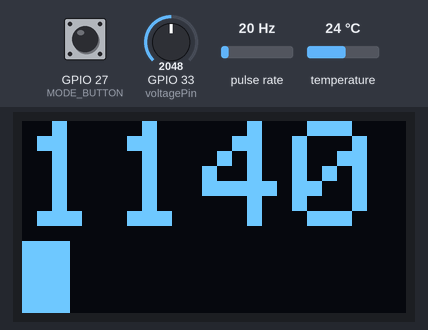
Bench run of a sketch on a simulated ESP32. Parts: 128×64 one-colour display. Wiring (inferred from the names in the program): pulse sensor: data GPIO 23. The inputs (shaded band) are chosen by the test bench; at power-on: pulse rate 20 Hz, GPIO 27 (MODE_BUTTON) HIGH, GPIO 33 (voltagePin) = 2048, temperature 24 °C. EEPROM starts erased; what the sketch prints to the serial monitor is not drawn.

Above: at 1.3 s.
1.4 s: pulse rate (sensor on GPIO 23) set to 4 Hz
At 3.2 s:
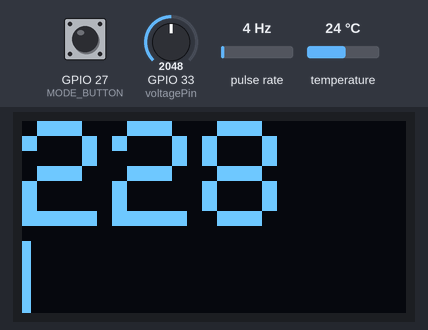
4.3 s: pulse rate (sensor on GPIO 23) set to 50 Hz
At 5.8 s:
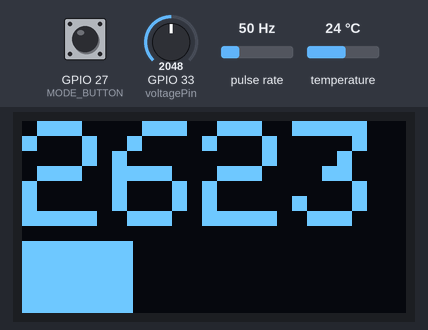
6.9 s: GPIO 27 (MODE_BUTTON) pulled LOW for 0.15 s
At 7.7 s:
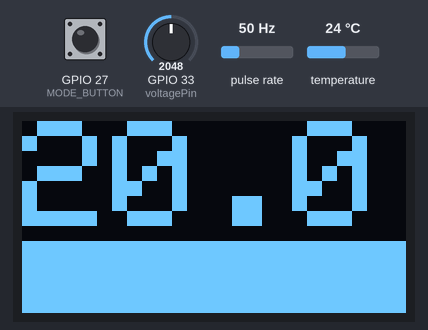
8.7 s: GPIO 33 (voltagePin) set to 559
At 9.37 s:
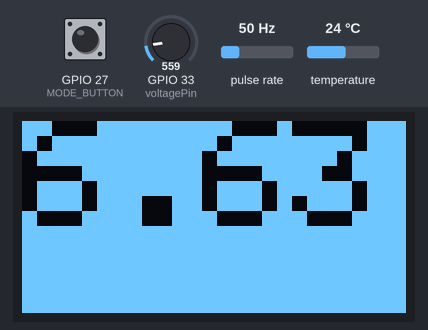
11.8 s: GPIO 27 (MODE_BUTTON) pulled LOW for 1 s
At 13.4 s:
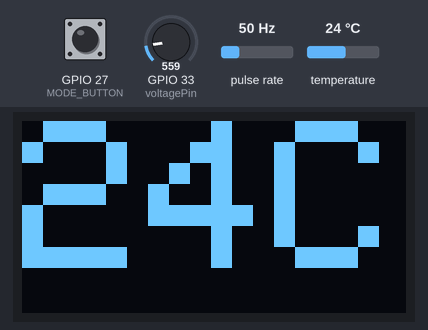
Timing chart, 0 to 14.9 s (numbered marks = the images above; inputs shaded):
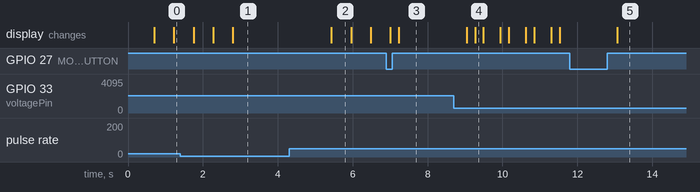

Measured:
- after the input at 4.3 s, the display: changes after 1.1 s (image 2)
- after the input at 8.7 s, the display: first changes after 0.34 s (image 4 shows a later state)
- after the input at 11.8 s, the display: changes after 1.3 s (image 5)
- what the display in image 2 shows lasts 0.6 s, from 5.4 s to 6.0 s

The sketch:

main.ino
```cpp
#include <EEPROM.h>
#include "main.h"

// #include "soc/soc.h"
// #include "soc/rtc_cntl_reg.h"

// static DashClock* dashclock;
static Screen* screen;
static Temp* temp;
static Volts* volts;
static Tach* tach;

// bool incrementMinute = false;
// bool incrementHour = false;

void setMode() {
  mode++;
}

// void incrementMinutes() {
//   dashclock->incrementMinutes();
//   incrementMinute = false;
// }

// void incrementHours() {
//   dashclock->incrementHours();
//   incrementHour = false;
// }

void IRAM_ATTR handleMode() {
  unsigned long debounceLockOut = 200;//set lock out time
  static unsigned long last_interrupt_time = 0;
  unsigned long interrupt_time = millis();
  if (interrupt_time - last_interrupt_time > debounceLockOut)
  {
    setMode();
  }
  last_interrupt_time = interrupt_time;
}

// void IRAM_ATTR incrementMinutesISR() {
//   unsigned long debounceLockOut = 200;//set lock out time
//   static unsigned long last_interrupt_time = 0;
//   unsigned long interrupt_time = millis();

//   if (interrupt_time - last_interrupt_time > debounceLockOut)
//   {
//     mode = 2;
//     incrementMinute = true;
//   }
//   last_interrupt_time = interrupt_time;
// }

// void IRAM_ATTR incrementHoursISR() {
//   unsigned long debounceLockOutH = 200;//set lock out time
//   static unsigned long last_interrupt_timeH = 0;
//   unsigned long interrupt_time = millis();

//   if (interrupt_time - last_interrupt_timeH > debounceLockOutH)
//   {
//     mode = 2;
//     incrementHour = true;
//   }
//   last_interrupt_timeH = interrupt_time;
// }

void setup() {
  // WRITE_PERI_REG(RTC_CNTL_BROWN_OUT_REG, 0);

  //load mode from eeprom
  EEPROM.begin(512);
  mode = EEPROM.read(0);
  savedMode = mode;

  Serial.begin(115200);
  Serial.print("\n"); // skip garbage
  // delay(1000);
  Serial.println("Starting init");
  // dashclock = new DashClock();
  // Serial.println("Clock Up");
  screen = new Screen();
  Serial.println("Screen Up");
  temp = new Temp();
  Serial.println("Temp Up");
  volts = new Volts();
  Serial.println("Volts Up");
  tach = new Tach();
  Serial.println("Tach Up");

  pinMode(MODE_BUTTON, INPUT_PULLUP);
  attachInterrupt(digitalPinToInterrupt(MODE_BUTTON), handleMode, FALLING);
  // pinMode(hourPin, INPUT_PULLUP);
  // attachInterrupt(digitalPinToInterrupt(hourPin), incrementHoursISR, FALLING);
  // pinMode(minutePin, INPUT_PULLUP);
  // attachInterrupt(digitalPinToInterrupt(minutePin), incrementMinutesISR, FALLING);
}

void loop() {
  if (mode > 2) {
    mode = 0;
  }

  loopCounter++;

  if (loopCounter > 11) {
    loopCounter = 0;
  }

  saveCounter++;
  if (saveCounter > 599) {
    saveCounter = 0;
    //save mode to eeprom
    if (mode != savedMode) {
      EEPROM.write(0,mode);
      EEPROM.commit();
    }
  }

  if(volts->getVolts() < minVolts && saveCounter >598) {
    //set mode to volt display if we're below the threshold
    //and a minute has gone by
    mode = 1;
  }

  // if(incrementHour) {
  //   incrementHours();
  // }

  // if(incrementMinute) {
  //   incrementMinutes();
  // }

  screen->clearDisplay();
  switch(mode) {
    case 0:
      screen->drawTach(tach->calcRPM());
      delay(500);
      break;
    case 1:
      screen->drawVolts(volts->getVolts(), loopCounter);
      delay(200);
      break;
    // case 2:
    //   char t[10];
    //   dashclock->getTimeString(t);
    //   screen->drawTime(t);
    //   delay(200);
    //   break;
    case 2:
      char tempStr [16];
      temp->getTempString(tempStr);
      screen->drawTemp(tempStr);
      delay(300);
      break;
  }

  screen->write();
}
```

dashtime.cpp
```cpp
#include "dashtime.h"

DashClock::DashClock() {
  // initializing the rtc
    if(!rtc.begin()) {
        Serial.println("Couldn't find RTC!");
        Serial.flush();
        while (1) delay(10);
    }

    Serial.println("RTC Up");

    if(rtc.lostPower()) {
        // this will adjust to the date and time at compilation
        rtc.adjust(DateTime(F(__DATE__), F(__TIME__)));
    }

    //we don't need the 32K Pin, so disable it
    rtc.disable32K();
    rtc.disableAlarm(1);
    rtc.disableAlarm(2);
}

void DashClock::getTimeString(char* buf) {
  char t[6] = "hh:mm";
  char* o;

  o = rtc.now().toString(t);

  for(int i=0; i < 6; ++i){
    buf[i] = o[i];
  }

  Serial.println(buf);
}

void DashClock::incrementMinutes() {
  DateTime now = rtc.now();
  now = now + 60;


  rtc.adjust(now);
}

void DashClock::incrementHours() {
  DateTime now = rtc.now();
  now = now + 3600;

  rtc.adjust(now);
}
```

dashtime.h
```cpp
#ifndef TIME_H
    #define TIME_H

#include <Arduino.h>
#include "RTClib.h"

class DashClock {


    private:
        RTC_DS3231 rtc;

    public:

        DashClock();
        void incrementHours();
        void incrementMinutes();
        void getTimeString(char* buf);

};

#endif
```

main.h
```cpp
#ifndef MAIN_H
    #define MAIN_H
#endif

#include "screen.h"
#include "temp.h"
#include "volts.h"
#include "tach.h"
// #include "dashtime.h"

#define MODE_BUTTON 27//D3 //wemos pin 0

//modes: tach, volts, temp, clock
volatile int mode = 0;
int savedMode = 0;
int modeAddress = 0;
int loopCounter = 0;
int saveCounter = 0;

const int hourPin = 25;
const int minutePin = 32;
```

screen.cpp
```cpp
#include "screen.h"

void Screen::clearDisplay() {
  display->clearDisplay();
}

void Screen::write() {
  display->display();
}

Screen::Screen() {
  Wire.begin(16,17);
  // TwoWire I2Cone = TwoWire(0);
  // I2Cone.begin(21,22,100000);
  display = new Adafruit_SSD1306(SCREEN_WIDTH, SCREEN_HEIGHT, &Wire, OLED_RESET);
  //   // SSD1306_SWITCHCAPVCC = generate display voltage from 3.3V internally
  if(!display->begin(SSD1306_SWITCHCAPVCC, SCREEN_ADDRESS)) {
    Serial.println(F("SSD1306 allocation failed"));
    for(;;); // Don't proceed, loop forever
  }

  // Show initial display buffer contents on the screen --
  // the library initializes this with an Adafruit splash screen.
  display->clearDisplay();
  display->display();
  delay(1);

  display->setTextColor(SSD1306_WHITE);
  display->setTextSize(5);
  display->print("TW200");
  delay(100);
  display->setTextSize(5);             // Draw 2X-scale text
  Serial.println("Screen Up");
}

void Screen::drawTach(int rpm) {
  display->setTextSize(5);
  char buffer[4];

  sprintf(buffer, "%d", rpm);

  // swprintf(buffer, 5, L"%d", rpm);
  display->setCursor(0, 0);
  display->print(buffer);
  display->fillRect(0, 40, int(display->width()*(rpm/9000.0)),24, SSD1306_WHITE);
  display->invertDisplay(false);
}

void Screen::drawTime(char* time) {
  display->setTextSize(5);
  display->setCursor(0, 0);
  display->print(time);
  display->invertDisplay(false);
}

void Screen::drawVolts(float volts, int loop) {
  display->setTextSize(5);
  double vc = 0;

  if(volts < minVolts) {
    vc = 0;
    if(loop % 3 == 0) {
      display->invertDisplay(true);
    } else {
      display->invertDisplay(false);
    }

  } else if(volts > maxVolts) {
    vc = 1;
    display->invertDisplay(false);
  } else {
    double dv = maxVolts - minVolts;
    double v = volts - minVolts;
    vc = v/dv;
    display->invertDisplay(false);
    //Serial.println(vc);
  }

  display->setCursor(0, 0);
  display->print(volts);

  display->fillRect(0, 40, int(display->width()*(vc)),24, SSD1306_WHITE);
}

void Screen::drawTemp(char* temp) {
  display->setTextSize(7);
  display->setCursor(0, 0);
  display->print(temp);
  display->invertDisplay(false);
}
```

screen.h
```cpp
#ifndef SCREEN_H
#define SCREEN_H


#include <SPI.h>
#include <Wire.h>
#include <Adafruit_GFX.h>
#include <Adafruit_SSD1306.h>

// #define ENABLE_I2C_DEBUG_BUFFER 1
#define SSD1306_NO_SPLASH 1
// #define I2C_SDA 22
// #define I2C_SCL 21

const double minVolts = 11.75;
const double maxVolts = 13.6;

const int SCREEN_WIDTH = 128; // OLED display width, in pixels
const int SCREEN_HEIGHT = 64; // OLED display height, in pixels

// Declaration for an SSD1306 display connected to I2C (SDA, SCL pins)
// The pins for I2C are defined by the Wire-library.
// On an arduino UNO:       A4(SDA), A5(SCL)
// On an arduino MEGA 2560: 20(SDA), 21(SCL)
// On an arduino LEONARDO:   2(SDA),  3(SCL), ...
// On an ESP8266 WEMOS: D1 (SCL), D2 (SDA)
#define OLED_RESET     -1 // Reset pin # (or -1 if sharing Arduino reset pin)
#define SCREEN_ADDRESS 0x3C ///< See datasheet for Address; 0x3D for 128x64, 0x3C for 128x32

class Screen {
    private:
        Adafruit_SSD1306* display;
    public:
        Screen();

        void clearDisplay();
        void write();
        void drawTime(char* time);
        void drawVolts(float volts, int loop);
        void drawTemp(char* temp);
        void drawTach(int rpm);
};


#endif
```

tach.cpp
```cpp
#include "tach.h"
#include <Arduino.h>

void IRAM_ATTR tachISR() {
  revcounter++;
}

Tach::Tach() {
  rpm = 0;
  attachInterrupt(digitalPinToInterrupt(rpmPin),tachISR,RISING);
}

int Tach::calcRPM() {
  // Serial.println(revcounter);
  detachInterrupt(rpmPin);           //detaches the interrupt while calculating
  time=millis()-oldtime;        //finds the time
  // Serial.println(revcounter);
  // Serial.println(time);
  rpm=(revcounter/time)*60000;         //calculates rpm
  oldtime=millis();             //saves the current time
  revcounter=0;
  attachInterrupt(digitalPinToInterrupt(rpmPin),tachISR,RISING);
  // Serial.println(revcounter);
  // Serial.println(time);
  // Serial.println(rpm);
  // return 6200;
  return rpm;
}
```

tach.h
```cpp
#ifndef TACH_H
    #define TACH_H

volatile static unsigned int revcounter;
class Tach {
    private:


        const int rpmPin = 23;
        float oldtime=0;
        float time;
        float rpm;
    public:
        Tach();
        int calcRPM();
};

#endif
```

temp.cpp
```cpp
#include "temp.h"

void Temp::getTempString(char* buffer) {
  sensors->requestTemperatures();
  float temperatureC = sensors->getTempCByIndex(0);
  sprintf(buffer, "%dC",int(temperatureC));
  Serial.println(buffer);
}

Temp::Temp() {
  //pinMode(oneWireBus, INPUT_PULLUP);
  oneWire = new OneWire(oneWireBus);
  sensors = new DallasTemperature(oneWire);
  // Start the DS18B20 sensor
  sensors->begin();
  Serial.println("Temp Up");
}
```

temp.h
```cpp
#ifndef TEMP_H
#define TEMP_H
#include <OneWire.h>
#include <DallasTemperature.h>
#include <Arduino.h>
// GPIO where the DS18B20 is connected to
const int oneWireBus = 18;

class Temp {
    private:
        OneWire* oneWire;
        DallasTemperature* sensors;

    public:
        Temp();

        void getTempString(char* buffer);

};

#endif
```

volts.cpp
```cpp
#include "volts.h"

Volts::Volts() {
  pinMode(voltagePin, INPUT);
}

float Volts::getVolts() {

  float ADCMaxVolts = 3.65;

  value = analogRead(voltagePin);

  switch (int(value)) {
    case 0 ... 530:
      ADCMaxVolts = 4.21;
      break;
    case 531 ... 645:
      ADCMaxVolts = 4.05;
      break;
    case 646 ... 757:
      ADCMaxVolts = 3.93;
      break;
    case 758 ... 875:
      ADCMaxVolts = 3.82;
      break;
    case 876 ... 987:
      ADCMaxVolts = 3.77;
      break;
    case 988 ... 1106:
      ADCMaxVolts = 3.7;
      break;
    case 1107 ... 1226:
      ADCMaxVolts = 3.65;
      break;
    case 1227 ... 1340:
      ADCMaxVolts = 3.60;
      break;
    case 1341 ... 1456:
      ADCMaxVolts = 3.57;
      break;
    case 1457 ... 1580:
      ADCMaxVolts = 3.54;
      break;
    default:
      ADCMaxVolts = 3.54;
  }
  // Serial.println(value);
  // Serial.println(ADCMaxVolts);
  vout = (value * ADCMaxVolts) / 4095.0;   // start with 3.3 and calibrate
  vin = vout / (R2/(R1+R2));

  return vin+0.55;
}
```

volts.h
```cpp
#ifndef VOLTS_H
    #define VOLTS_H

#include <Arduino.h>

const int voltagePin = 33;

class Volts {
    private:
        float value = 0.0;
        float vout = 0.0;
        float vin = 0.0;
        const float R1 = 100300;                // Resistor R1 100k
        const float R2 = 10030;                 // Resistor R2 10k

    public:
        float getVolts();
        Volts();
};

#endif
```
